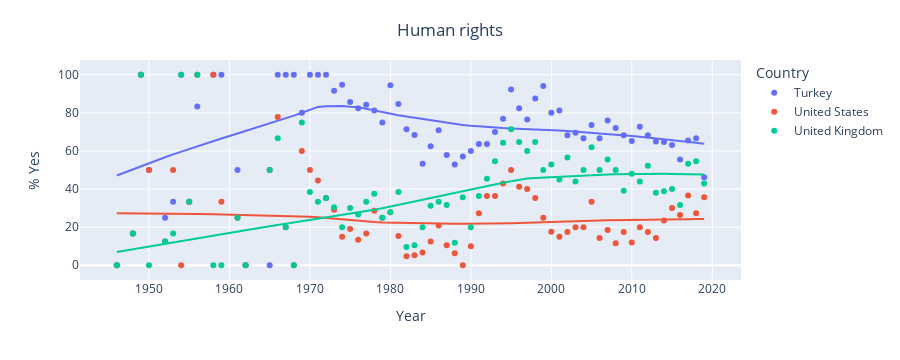
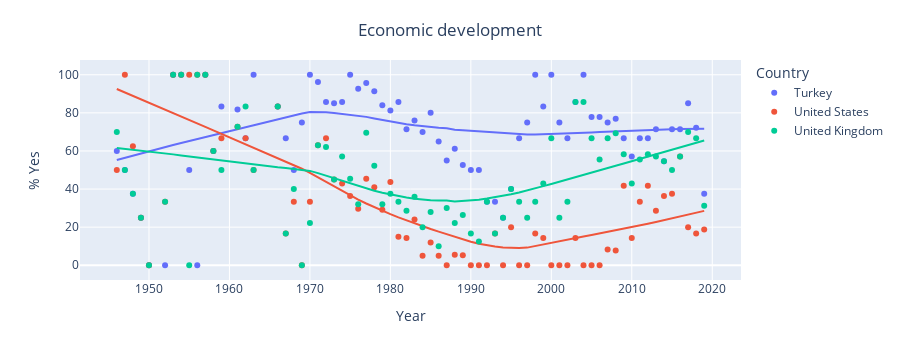
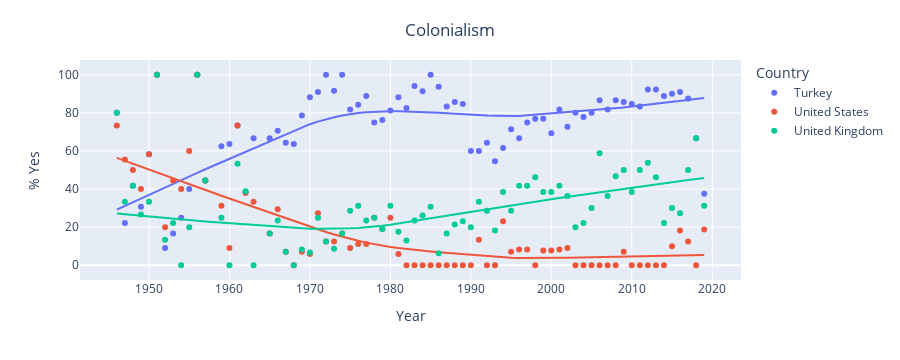
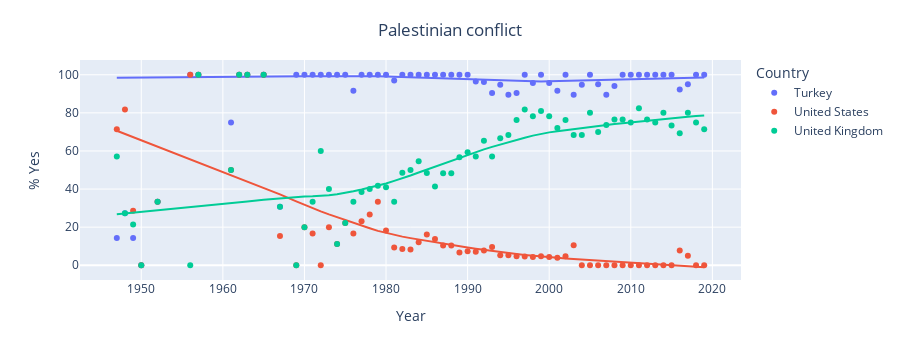

Notebook source saved alongside these figures, in order:
### Markdown cell above
Now that we have our focus countries, we can make pretty pictures.

You can just run the cell below - assuming you have done all the parts above!

### Code cell
def make_plot(countries,issue):
    '''
    A Python function that takes in the list of countries and issues and makes
    a scatter plot of each issue with a trendline for each country.
    '''
    x_data = []
    y_data = []
    c_data = []
    for cntry in countries:
        my_group = c_groups.get_group((cntry,issue))
        for y in my_group['year'].unique():
            x_data.append(y)
            tot_yes = sum(my_group[my_group['year']==y]['vote']=='yes')
            percent_yes = tot_yes/len(my_group[my_group['year']==y])*100
            y_data.append(percent_yes)
            c_data.append(cntry)

    fig = px.scatter(x=x_data, y=y_data,color=c_data,trendline="lowess",labels={"color": "Country"})

    fig.update_layout(
        title={
            'text': issue + '<br>',
            'y':0.9,
            'x':0.5,
            'xanchor': 'center',
            'yanchor': 'top'})
    fig.update_yaxes(title_text="% Yes")
    fig.update_xaxes(title_text="Year")
    fig.show()
    
for iss in issues:
    make_plot(countries,iss)
